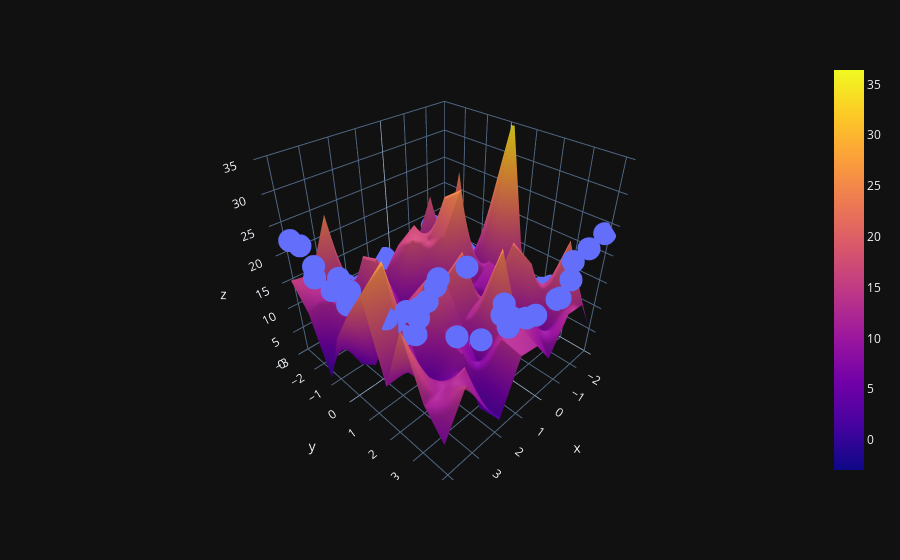

Source (notebook cell):
### Code cell
lr = LinearRegression()
lr.fit(X_multi_trans, z)
X_test_multi = poly.transform(final)
z_final = lr.predict(X_multi_trans).reshape(10, 10)
fig = px.scatter_3d(x=x.ravel(), y=y.ravel(), z=z.ravel())

fig.add_trace(go.Surface(x=X_input, y=y_input, z=z_final))

fig.update_layout(scene=dict(zaxis=dict(range=[0, 35])))

fig.show()
